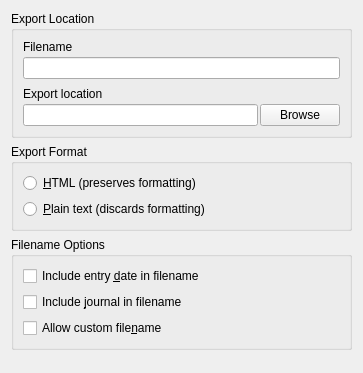
<?xml version="1.0" encoding="UTF-8"?>
<ui version="4.0">
 <class>ExportSingle</class>
 <widget class="QWidget" name="ExportSingle">
  <property name="geometry">
   <rect>
    <x>0</x>
    <y>0</y>
    <width>363</width>
    <height>373</height>
   </rect>
  </property>
  <property name="windowTitle">
   <string>Form</string>
  </property>
  <layout class="QVBoxLayout" name="verticalLayout_4">
   <item>
    <widget class="QGroupBox" name="groupBox">
     <property name="title">
      <string>Export Location</string>
     </property>
     <layout class="QVBoxLayout" name="verticalLayout">
      <property name="spacing">
       <number>3</number>
      </property>
      <item>
       <widget class="QLabel" name="label">
        <property name="text">
         <string>Filename</string>
        </property>
       </widget>
      </item>
      <item>
       <widget class="QLineEdit" name="FileName">
        <property name="readOnly">
         <bool>true</bool>
        </property>
       </widget>
      </item>
      <item>
       <spacer name="verticalSpacer">
        <property name="orientation">
         <enum>Qt::Vertical</enum>
        </property>
        <property name="sizeType">
         <enum>QSizePolicy::Fixed</enum>
        </property>
        <property name="sizeHint" stdset="0">
         <size>
          <width>20</width>
          <height>5</height>
         </size>
        </property>
       </spacer>
      </item>
      <item>
       <widget class="QLabel" name="label_2">
        <property name="text">
         <string>Export location</string>
        </property>
       </widget>
      </item>
      <item>
       <layout class="QHBoxLayout" name="horizontalLayout">
        <property name="spacing">
         <number>2</number>
        </property>
        <item>
         <widget class="QLineEdit" name="ExportLocation">
          <property name="readOnly">
           <bool>true</bool>
          </property>
         </widget>
        </item>
        <item>
         <widget class="QPushButton" name="BrowseButton">
          <property name="text">
           <string>Browse</string>
          </property>
          <property name="icon">
           <iconset resource="../images.qrc">
            <normaloff>:/icons/folder.png</normaloff>:/icons/folder.png</iconset>
          </property>
         </widget>
        </item>
       </layout>
      </item>
     </layout>
    </widget>
   </item>
   <item>
    <widget class="QGroupBox" name="groupBox_2">
     <property name="title">
      <string>Export Format</string>
     </property>
     <layout class="QVBoxLayout" name="verticalLayout_2">
      <item>
       <widget class="QRadioButton" name="HTML">
        <property name="text">
         <string>&amp;HTML (preserves formatting)</string>
        </property>
       </widget>
      </item>
      <item>
       <widget class="QRadioButton" name="PlainText">
        <property name="text">
         <string>&amp;Plain text (discards formatting)</string>
        </property>
       </widget>
      </item>
     </layout>
    </widget>
   </item>
   <item>
    <widget class="QGroupBox" name="groupBox_3">
     <property name="title">
      <string>Filename Options</string>
     </property>
     <layout class="QVBoxLayout" name="verticalLayout_3">
      <item>
       <widget class="QCheckBox" name="IncludeDate">
        <property name="text">
         <string>Include entry &amp;date in filename</string>
        </property>
       </widget>
      </item>
      <item>
       <widget class="QCheckBox" name="IncludeJournalName">
        <property name="text">
         <string>Include &amp;journal in filename</string>
        </property>
       </widget>
      </item>
      <item>
       <widget class="QCheckBox" name="AllowFreeEdits">
        <property name="text">
         <string>Allow custom file&amp;name</string>
        </property>
       </widget>
      </item>
     </layout>
    </widget>
   </item>
   <item>
    <spacer name="verticalSpacer_3">
     <property name="orientation">
      <enum>Qt::Vertical</enum>
     </property>
     <property name="sizeHint" stdset="0">
      <size>
       <width>20</width>
       <height>8</height>
      </size>
     </property>
    </spacer>
   </item>
  </layout>
 </widget>
 <tabstops>
  <tabstop>FileName</tabstop>
  <tabstop>ExportLocation</tabstop>
  <tabstop>BrowseButton</tabstop>
  <tabstop>HTML</tabstop>
  <tabstop>PlainText</tabstop>
  <tabstop>IncludeDate</tabstop>
  <tabstop>IncludeJournalName</tabstop>
  <tabstop>AllowFreeEdits</tabstop>
 </tabstops>
 <resources>
  <include location="../images.qrc"/>
 </resources>
 <connections/>
</ui>
